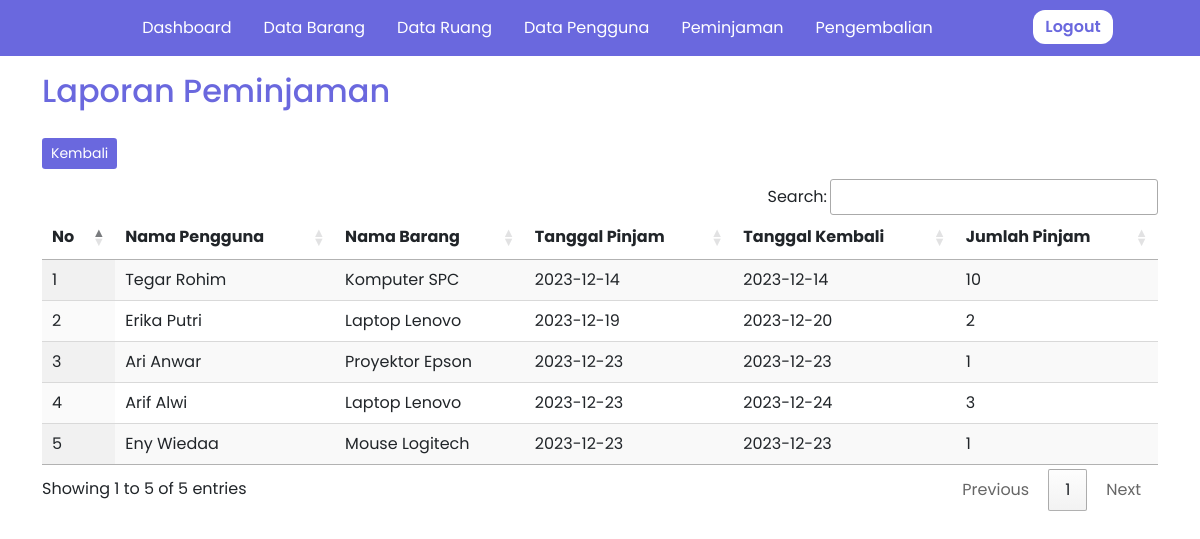
/laporan_peminjaman.php, run on the app's committed database.
### tables this page shows
CREATE TABLE `tb_peminjaman` (
  `kode_peminjaman` int(11) NOT NULL,
  `id_pengguna` int(11) NOT NULL,
  `kode_barang` int(11) NOT NULL,
  `tanggal_peminjaman` date NOT NULL,
  `tanggal_kembali` date NOT NULL,
  `jumlah_pinjam` int(11) NOT NULL,
  `status_peminjaman` enum('dipinjam','kembali','','') NOT NULL
);

CREATE TABLE `tb_pengguna` (
  `id_pengguna` int(11) NOT NULL,
  `nama_pengguna` varchar(100) NOT NULL,
  `jenis_kelamin` enum('Laki-laki','Perempuan','','') NOT NULL,
  `no_hp` varchar(12) NOT NULL,
  `status_pengguna` enum('Siswa','Guru','Karyawan') NOT NULL
);

CREATE TABLE `tb_barang` (
  `kode_barang` int(11) NOT NULL,
  `kode_ruang` int(11) NOT NULL,
  `nama_barang` varchar(100) NOT NULL,
  `jenis_barang` varchar(100) NOT NULL,
  `kondisi_barang` enum('Baik','Rusak','','') NOT NULL,
  `jumlah` int(11) NOT NULL
);

### laporan_peminjaman.php (the view, shortened to what this page needs)
<!DOCTYPE html>
<html>
<head>
    <link href="https://cdn.jsdelivr.net/npm/bootstrap@5.0.2/dist/css/bootstrap.min.css" rel="stylesheet">
    <link rel="stylesheet" type="text/css" href="assets/css/style.css">
	<link rel="stylesheet" type="text/css" href="https://cdn.datatables.net/1.13.7/css/jquery.dataTables.min.css">
	<link rel="stylesheet" type="text/css" href="https://cdn.datatables.net/buttons/2.4.2/css/buttons.dataTables.min.css">
</head>
<body>
 <nav class="navbar navbar-expand-lg ">
  <div class="container">
    <div class="collapse navbar-collapse" id="navbarNav">
      <ul class="navbar-nav mx-auto">
        <li class="nav-item mx-2">
          <a class="nav-link " aria-current="page" href="dashboard.php">Dashboard</a>
        </li>
        <li class="nav-item mx-2">
          <a class="nav-link " aria-current="page" href="barang.php">Data Barang</a>
        </li>
        <li class="nav-item mx-2">
          <a class="nav-link " href="ruang.php">Data Ruang</a>
        </li>
        <li class="nav-item mx-2">
          <a class="nav-link " href="pengguna.php">Data Pengguna</a>
        </li>
        <li class="nav-item mx-2">
          <a class="nav-link" href="peminjaman.php">Peminjaman</a>
        </li>
        <li class="nav-item mx-2">
          <a class="nav-link " href="pengembalian.php">Pengembalian</a>
        </li>
      </ul>
      <div>
        <a href="logout.php"><button class="button-keluar">Logout</button></a>
      </div>
    </div>
  </div>
</nav>
<div class="container">
<h2 class="dashboard  mt-3">Laporan Peminjaman</h2>
<a href="peminjaman.php">
    <button type="button" class="btn btn-sm button-tambah custom-button">Kembali</button>
</a>
<table id="example" class="display nowrap" style="width:100%">
        <thead>
            <tr>
                <th>No</th>
                <th>Nama Pengguna</th>
                <th>Nama Barang</th>
                <th>Tanggal Pinjam</th>
                <th>Tanggal Kembali</th>
                <th>Jumlah Pinjam</th>
            </tr>
        </thead>
        <tbody>
        	<?php
              require "koneksi.php";
        	  $sql = "SELECT * FROM tb_peminjaman
              INNER JOIN tb_pengguna ON tb_peminjaman.id_pengguna = tb_pengguna.id_pengguna
              INNER JOIN tb_barang ON tb_peminjaman.kode_barang = tb_barang.kode_barang";
              $result = $mysqli->query($sql);
              $no = 1;
              if($result->num_rows > 0) :
              while($row = $result->fetch_assoc()) :
        	?>
            <tr>
                <td><?= $no++; ?></td>
                <td><?= $row["nama_pengguna"] ?></td>
                <td><?= $row["nama_barang"] ?></td>
                <td><?= $row["tanggal_peminjaman"] ?></td>
                <td><?= $row["tanggal_kembali"] ?></td>
                <td><?= $row["jumlah_pinjam"] ?></td>
            </tr>
           <?php
                  endwhile;
            	endif;
            ?>
        </tbody>
    </table>
</div>
</body>
</html>

### assets/css/style.css (style rules this page uses)
body { font-family: 'Poppins', sans-serif; display: flex; flex-direction: column; min-height: 100vh; margin: 0; }
.navbar { background-color: #6A68DE; }
.nav-link { font-size: 16px; font-weight: 400; color: #FFFFFF; }
.button-keluar { margin-top: -2px; color: #6A68DE; background-color: #FFFFFF; border: none; border-radius: 12px; padding: 5px; width: 80px; margin-right: 45px; font-weight: 600; }
.dashboard { color: #6A68DE; }
.button-tambah { margin-top: 20px; margin-bottom: 10px; background-color: #E96868; color: #FFFFFF; font-size: 14px; }
.custom-button { background-color: #6A68DE; color: #FFFFFF; }

### data on the page
tb_peminjaman: id_pengguna.nama_pengguna "Tegar Rohim", kode_barang.nama_barang "Komputer SPC", tanggal_peminjaman "2023-12-14", tanggal_kembali "2023-12-14", jumlah_pinjam "10"
tb_peminjaman: id_pengguna.nama_pengguna "Erika Putri", kode_barang.nama_barang "Laptop Lenovo", tanggal_peminjaman "2023-12-19", tanggal_kembali "2023-12-20", jumlah_pinjam "2"
tb_peminjaman: id_pengguna.nama_pengguna "Ari Anwar", kode_barang.nama_barang "Proyektor Epson", tanggal_peminjaman "2023-12-23", tanggal_kembali "2023-12-23", jumlah_pinjam "1"
tb_peminjaman: id_pengguna.nama_pengguna "Arif Alwi", kode_barang.nama_barang "Laptop Lenovo", tanggal_peminjaman "2023-12-23", tanggal_kembali "2023-12-24", jumlah_pinjam "3"
tb_peminjaman: id_pengguna.nama_pengguna "Eny Wiedaa", kode_barang.nama_barang "Mouse Logitech", tanggal_peminjaman "2023-12-23", tanggal_kembali "2023-12-23", jumlah_pinjam "1"
